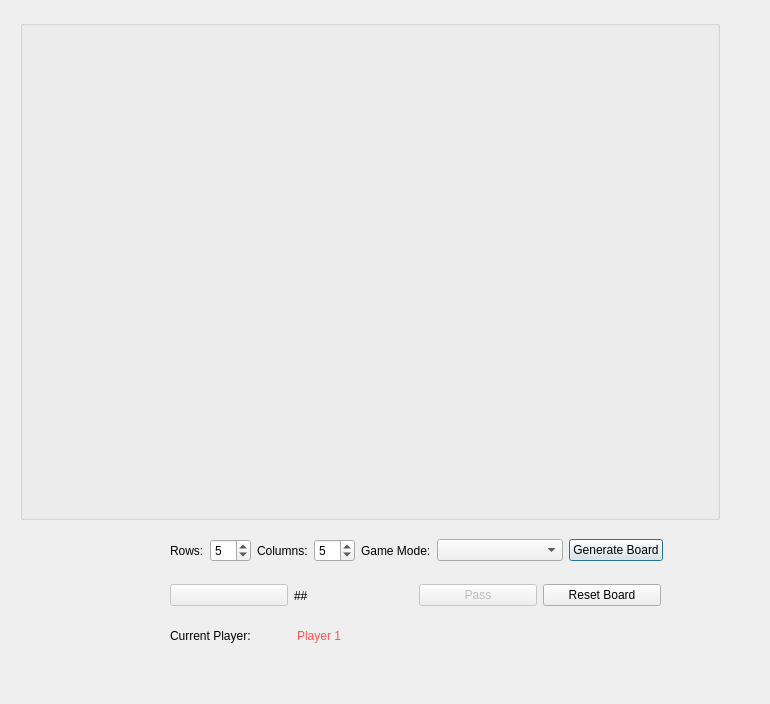
<?xml version="1.0" encoding="UTF-8"?>
<ui version="4.0">
 <class>BoardDialog</class>
 <widget class="QDialog" name="BoardDialog">
  <property name="geometry">
   <rect>
    <x>0</x>
    <y>0</y>
    <width>770</width>
    <height>704</height>
   </rect>
  </property>
  <property name="windowTitle">
   <string>Dialog</string>
  </property>
  <widget class="QWidget" name="horizontalLayoutWidget">
   <property name="geometry">
    <rect>
     <x>170</x>
     <y>530</y>
     <width>493</width>
     <height>41</height>
    </rect>
   </property>
   <layout class="QHBoxLayout" name="horizontalLayout" stretch="2,1,3,1,3,10,3">
    <property name="sizeConstraint">
     <enum>QLayout::SetNoConstraint</enum>
    </property>
    <item>
     <widget class="QLabel" name="label">
      <property name="text">
       <string>Rows:</string>
      </property>
     </widget>
    </item>
    <item>
     <widget class="QSpinBox" name="spin_box_row">
      <property name="minimum">
       <number>1</number>
      </property>
      <property name="value">
       <number>5</number>
      </property>
     </widget>
    </item>
    <item>
     <widget class="QLabel" name="label_2">
      <property name="text">
       <string>Columns:</string>
      </property>
     </widget>
    </item>
    <item>
     <widget class="QSpinBox" name="spin_box_col">
      <property name="minimum">
       <number>1</number>
      </property>
      <property name="value">
       <number>5</number>
      </property>
     </widget>
    </item>
    <item>
     <widget class="QLabel" name="label_3">
      <property name="text">
       <string>Game Mode:</string>
      </property>
     </widget>
    </item>
    <item>
     <widget class="QComboBox" name="combo_box_mode"/>
    </item>
    <item>
     <widget class="QPushButton" name="generate_button">
      <property name="text">
       <string>Generate Board</string>
      </property>
     </widget>
    </item>
   </layout>
  </widget>
  <widget class="QGroupBox" name="groupBox">
   <property name="geometry">
    <rect>
     <x>20</x>
     <y>20</y>
     <width>700</width>
     <height>500</height>
    </rect>
   </property>
   <property name="title">
    <string/>
   </property>
  </widget>
  <widget class="QWidget" name="horizontalLayoutWidget_2">
   <property name="geometry">
    <rect>
     <x>170</x>
     <y>580</y>
     <width>491</width>
     <height>31</height>
    </rect>
   </property>
   <layout class="QHBoxLayout" name="horizontalLayout_2">
    <item>
     <widget class="QPushButton" name="genValueButton">
      <property name="enabled">
       <bool>false</bool>
      </property>
      <property name="text">
       <string/>
      </property>
     </widget>
    </item>
    <item>
     <widget class="QLabel" name="valueLabel">
      <property name="text">
       <string>##</string>
      </property>
     </widget>
    </item>
    <item>
     <widget class="QPushButton" name="passButton">
      <property name="enabled">
       <bool>false</bool>
      </property>
      <property name="text">
       <string>Pass</string>
      </property>
     </widget>
    </item>
    <item>
     <widget class="QPushButton" name="resetButton">
      <property name="text">
       <string>Reset Board</string>
      </property>
     </widget>
    </item>
   </layout>
  </widget>
  <widget class="QWidget" name="horizontalLayoutWidget_3">
   <property name="geometry">
    <rect>
     <x>170</x>
     <y>620</y>
     <width>491</width>
     <height>31</height>
    </rect>
   </property>
   <layout class="QHBoxLayout" name="horizontalLayout_3" stretch="1,3">
    <item>
     <widget class="QLabel" name="label_4">
      <property name="text">
       <string>Current Player: </string>
      </property>
     </widget>
    </item>
    <item>
     <widget class="QLabel" name="currentPlayerLabel">
      <property name="styleSheet">
       <string notr="true">color:#ff5555</string>
      </property>
      <property name="text">
       <string>Player 1</string>
      </property>
     </widget>
    </item>
   </layout>
  </widget>
 </widget>
 <resources/>
 <connections/>
</ui>
